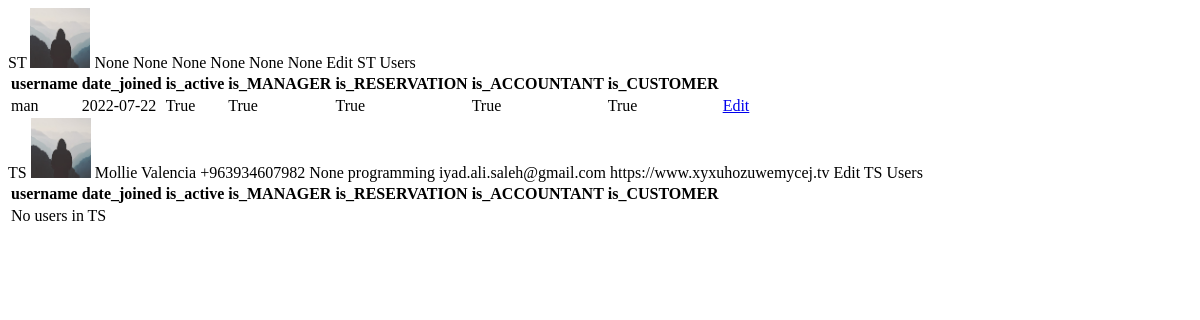
Page /companys/companys/ (signed in) on the earlier database version.
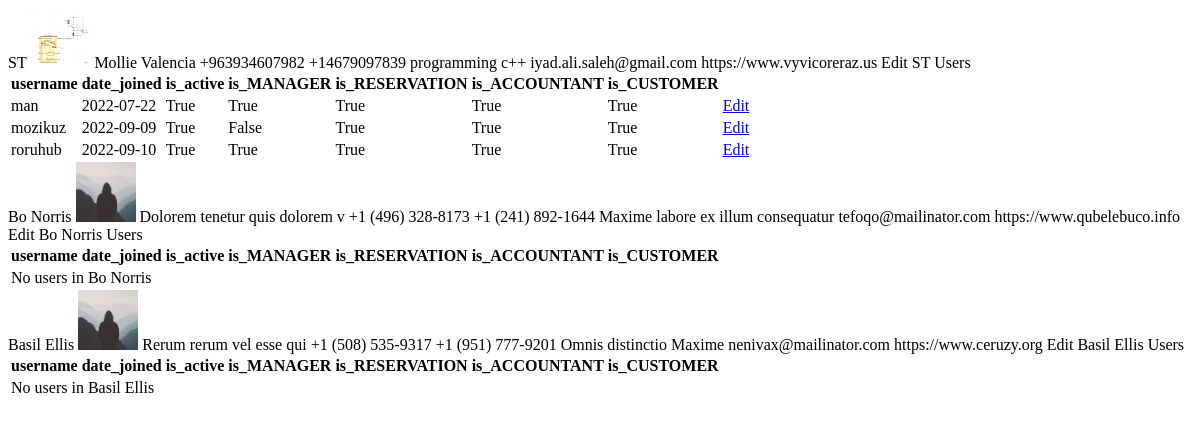
Same page on the later database version.
### company/models.py (models this page shows, shortened)
class Company(models.Model):
    name = models.CharField(_('name'), max_length=500)
    logo = models.ImageField(default='default.jpg', upload_to='Company_pics', blank=True, null=True)
    address = models.CharField(max_length=500, blank=True, null=True)
    phoneNumber1 = models.CharField( max_length = 25,  blank=True, null=True)
    phoneNumber2 = models.CharField( max_length = 25,  blank=True, null=True)
    phoneNumber3 = models.CharField( max_length = 25,  blank=True, null=True)
    phoneNumber4 = models.CharField( max_length = 25,  blank=True, null=True)
    tradeRecord = models.CharField(max_length=500, blank=True, null=True)
    email       = models.EmailField( blank=True, null=True)
    webSite     =  models.URLField(max_length = 200, blank=True, null=True)
    create_at = models.DateTimeField(auto_now_add=True)
    update_at = models.DateTimeField(auto_now=True)
    class Meta:
        verbose_name = 'شركة '
        verbose_name_plural = 'الشركات'

### users/models.py (models this page shows, shortened)
class MyUser(AbstractBaseUser, PermissionsMixin):
    email = models.EmailField(_('email address'), unique=True)
    username = models.CharField(_('username'), max_length=250, unique=True)
    first_name = models.CharField(_('first name'), max_length=50, blank=True)
    last_name = models.CharField(_('last name'), max_length=50, blank=True)
    date_joined = models.DateTimeField(_('date joined'), auto_now_add=True)
    is_active = models.BooleanField(_('active'), default=True)
    is_staff = models.BooleanField(default=False)
    is_superuser = models.BooleanField(default=False)
    avatar = models.ImageField(upload_to='avatars/', null=True, blank=True)
    is_MANAGER= models.BooleanField(default=False)
    is_RESERVATION= models.BooleanField(default=False)
    is_ACCOUNTANT= models.BooleanField(default=False)
    is_CUSTOMER= models.BooleanField(default=False)
    objects = UserManager()
    company    = models.ForeignKey(Company, blank=True, null=True, on_delete=models.SET_NULL)
    sub_customer   = models.ForeignKey(Customer, null=True,blank=True, on_delete=models.SET_NULL, related_name='sub_customer')
    USERNAME_FIELD = 'username'
    REQUIRED_FIELDS = ['email']
    class Meta:
        verbose_name = _('user')
        verbose_name_plural = _('users')

### company/views.py (the view)
# urls.py: path('companys/', company_list, name='company_list'),
def company_list(request):
    companys = Company.objects.all()
    if request.user.is_superuser:
        pass
    else:
        companys = Company.objects.filter(name= request.user.company.name)
    return render(request, 'company_list.html', {
        'companys':companys,
    })

### company/templates/company_list.html
{% for company in companys %}
<tr id="company-{{ company.pk }}" class="company-row">
    <td>{{ company.name  }}</td>
    <td>
      <img class="rounded-circle article-img"
        height="60" width="60"   src="{{ company.logo.url }}">
    </td>
    <td>{{ company.address  }}</td>
    <td>{{ company.phoneNumber1  }}</td>
    <td>{{ company.phoneNumber2  }}</td>
    <td>{{ company.tradeRecord  }}</td>
    <td>{{ company.email  }}</td>
    <td>{{ company.webSite  }}</td>
    <td>
      <a class="btn btn-primary btn-sm"
      hx-get="{% url 'edit_company' pk=company.pk %}"
      hx-target="#dialog" >Edit</a>
    </td>
</tr>
<tr>
<td>{{ company.name  }} Users</td>
    <td colspan="8">
        <table class="table table-dark table-striped" >
            <thead >
                <tr>
                    <th>username</th>
                    <th>date_joined</th>
                    <th>is_active</th>
                    <th>is_MANAGER</th>
                    <th>is_RESERVATION</th>
                    <th>is_ACCOUNTANT</th>
                    <th>is_CUSTOMER</th>
                    <th></th>
                </tr>
            </thead>
                <tbody>
            {%  for user in company.myuser_set.all %}
            <tr>
               <td>{{ user.username }}</td>
               <td>{{ user.date_joined|date:"Y-m-d" }}</td>
              <td>{{ user.is_active }}</td>
              <td>{{ user.is_MANAGER }}</td>
              <td>{{ user.is_RESERVATION }}</td>
              <td>{{ user.is_ACCOUNTANT }}</td>
              <td>{{ user.is_CUSTOMER }}</td>
              <td>
              <a class="btn btn-primary btn-sm" href ="{% url 'profile' pk=user.pk %}" >Edit</a>
            </td>
            </tr>
            {% empty %}
            <tr><td  colspan="7" > No users in {{ company.name }}</td></tr>
            {%  endfor %}
         </tbody>
        </table>
</td></tr><tr  style=" border-bottom: 5px solid #ddd;"></tr>
{% endfor %}

Differences in the rows shown:
removed Company: name "TS", logo (placeholder picture), address "Mollie Valencia", phoneNumber1 "+963934607982", phoneNumber2 "None", tradeRecord "programming", email "iyad.ali.saleh@gmail.com", webSite "https://www.xyxuhozuwemycej.tv"
changed Company "ST": logo: picture added in place of a placeholder; address "None" → "Mollie Valencia"; phoneNumber1 "None" → "+963934607982"; phoneNumber2 "None" → "+14679097839"; tradeRecord "None" → "programming c++"; email "None" → "iyad.ali.saleh@gmail.com"; webSite "None" → "https://www.vyvicoreraz.us"
added MyUser: username "mozikuz", date_joined "2022-09-09", is_active "True", is_MANAGER "False", is_RESERVATION "True", is_ACCOUNTANT "True", is_CUSTOMER "True", shown under Company "ST"
added MyUser: username "roruhub", date_joined "2022-09-10", is_active "True", is_MANAGER "True", is_RESERVATION "True", is_ACCOUNTANT "True", is_CUSTOMER "True", shown under Company "ST"
added Company: name "Bo Norris", logo (placeholder picture), address "Dolorem tenetur quis dolorem v", phoneNumber1 "+1 (496) 328-8173", phoneNumber2 "+1 (241) 892-1644", tradeRecord "Maxime labore ex illum consequatur", email "tefoqo@mailinator.com", webSite "https://www.qubelebuco.info"
added Company: name "Basil Ellis", logo (placeholder picture), address "Rerum rerum vel esse qui", phoneNumber1 "+1 (508) 535-9317", phoneNumber2 "+1 (951) 777-9201", tradeRecord "Omnis distinctio Maxime", email "nenivax@mailinator.com", webSite "https://www.ceruzy.org"
